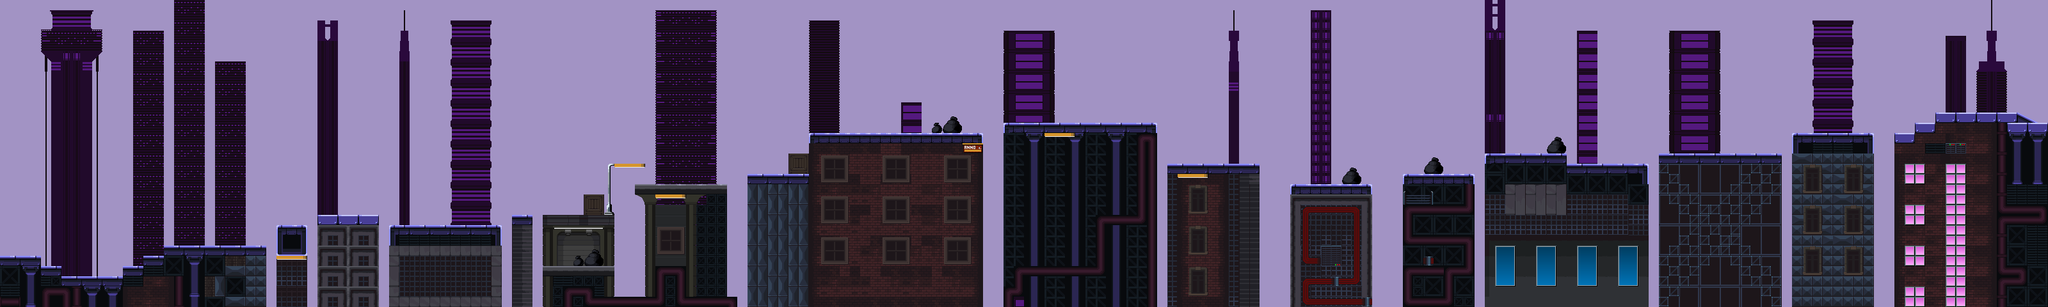

A 2D game scene composited from a Tiled map and its tileset images. What follows is a short description and the map's XML, with each tile layer's data collapsed to a summary:
An orthogonal 200x30 tile map with 16x16 px tiles, 4 tile layers (backgroud, buildings, collis, design), 5 tilesets and 7 objects.

<map version="1.10" tiledversion="1.11.2" orientation="orthogonal" renderorder="right-down" width="200" height="30" tilewidth="16" tileheight="16" infinite="0" nextlayerid="7" nextobjectid="10">
 <tileset firstgid="1" source="streetstilesetDEMO.tsx" />
 <tileset firstgid="129" source="Background Props.tsx" />
 <tileset firstgid="298" source="Tiles.tsx" />
 <tileset firstgid="352" source="Buildings.tsx" />
 <tileset firstgid="727" source="Props.tsx" />
 <layer id="1" name="backgroud" width="200" height="30">
  <data>[6000 cells, 6000 non-empty, 1 distinct tile ids]</data>
 </layer>
 <layer id="2" name="buildings" width="200" height="30">
  <data>[6000 cells, 1752 non-empty, 110 distinct tile ids]</data>
 </layer>
 <objectgroup id="6" name="enemy2">
  <object id="7" x="327.941" y="374.79">
   <point />
  </object>
  <object id="8" x="2695.13" y="229.824">
   <point />
  </object>
  <object id="9" x="3081.41" y="167.948">
   <point />
  </object>
 </objectgroup>
 <layer id="3" name="collis" width="200" height="30">
  <data>[6000 cells, 2108 non-empty, 144 distinct tile ids]</data>
 </layer>
 <layer id="4" name="design" width="200" height="30">
  <data>[6000 cells, 340 non-empty, 57 distinct tile ids]</data>
 </layer>
 <objectgroup id="5" name="enemy">
  <object id="1" x="1701.39" y="181.107">
   <point />
  </object>
  <object id="2" x="2517.57" y="249.606">
   <point />
  </object>
  <object id="3" x="1082.35" y="277.757">
   <point />
  </object>
  <object id="5" x="550.094" y="324.47">
   <point />
  </object>
 </objectgroup>
</map>
